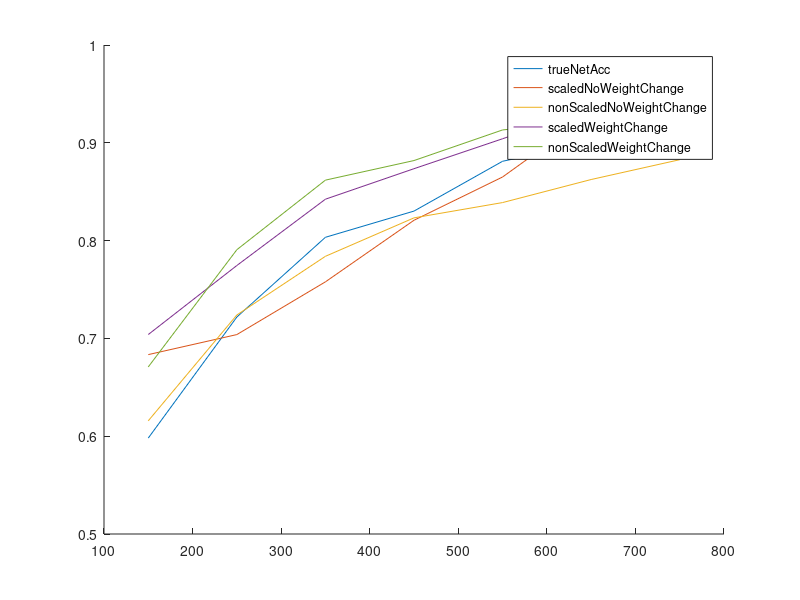

The MATLAB script that drew this image: (Note: this script raises an error after producing the figure.)
function PlotData

load("TestData.mat");

numTrainImgs = [750 650 550 450 350 250 150];
numTest = 10;

for ii =1:length(numTrainImgs)

    scaledNoWeightChangeCurrIndex = [];
    nonScaledNoWeightChangeCurrIndex = [];
    scaledWeightChangeCurrIndex = [];
    nonScaledWeightChangeCurrIndex = [];

    for jj = 1:numTest

        scaledNoWeightChangeCurrIndex(jj) = ...
            TestData(1).scaled(jj).Acc(ii).acc;

        nonScaledNoWeightChangeCurrIndex(jj) = ...
            TestData(1).nonScaled(jj).Acc(ii).acc;

        scaledWeightChangeCurrIndex(jj) = ...
            TestData(2).scaled(jj).Acc(ii).acc;
        
        nonScaledWeightChangeCurrIndex(jj) = ....
            TestData(2).nonScaled(jj).Acc(ii).acc;

    end

    scaledNoWeightChange(ii) = mean(scaledNoWeightChangeCurrIndex);
    nonScaledNoWeightChange(ii) = mean(nonScaledNoWeightChangeCurrIndex);
    scaledWeightChange(ii) = mean(scaledWeightChangeCurrIndex);
    nonScaledWeightChange(ii) = mean(nonScaledWeightChangeCurrIndex);

end

figure(1)

hold on

plot(numTrainImgs, truNetAcc)
plot(numTrainImgs, scaledNoWeightChange)
plot(numTrainImgs , nonScaledNoWeightChange)
plot(numTrainImgs, scaledWeightChange)
plot(numTrainImgs , nonScaledWeightChange)

hold off

legend("trueNetAcc","scaledNoWeightChange", "nonScaledNoWeightChange", ...
    "scaledWeightChange", "nonScaledWeightChange")

T = table(numTrainImgs', truNetAcc', scaledNoWeightChange',...
    nonScaledNoWeightChange',scaledWeightChange',nonScaledWeightChange');

T.Properties.VariableNames = ["numTrainImgs", "truNetAcc", "scaledNoWeightChange", ...
    "nonScaledNoWeightChange", "scaledWeightChange","nonScaledWeightChange"];

disp(T)
